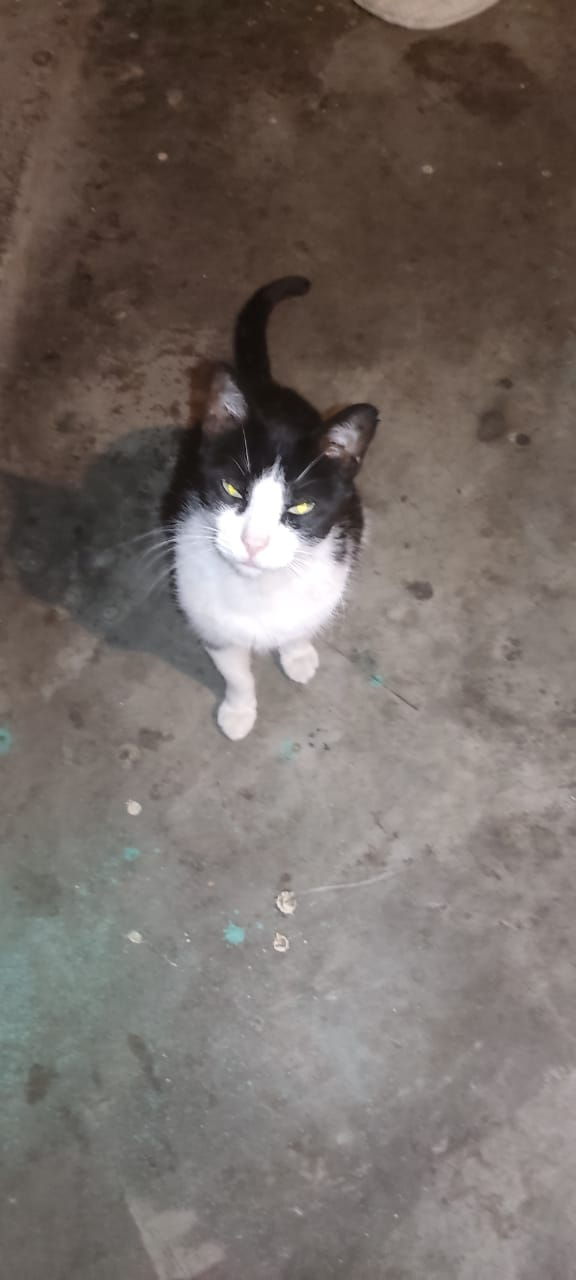
#> input picture gato.jpg, 576 x 1280 px, found by its file name
$ python Shear.py
#> lines starting #> are read from the running program, lines starting #| are printed output that depends on the picture
import cv2 as cv

original = cv.imread('C:\\Users\\Barbies\\Desktop\\Computacion Visual\\Tareas\\Tarea02\\gato.jpg')
#> original is the input picture: shape (1280, 576, 3); mean B, G, R 101.5, 106.6, 115.7
shear=original[250:750,120:400]
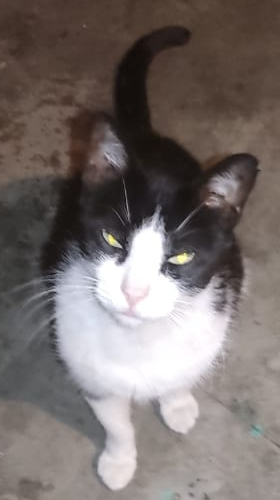
#> shear: shape (500, 280, 3); mean B, G, R 108.6, 111.1, 119.9

cv.imshow('Original' , original)
cv.imshow('Parte de la Imagen',shear)
cv.waitKey(0)
